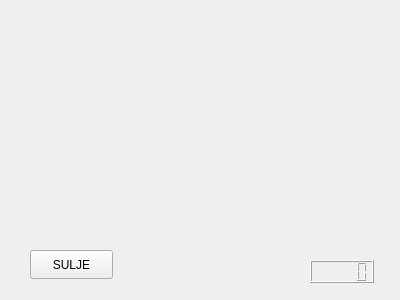
<?xml version="1.0" encoding="UTF-8"?>
<ui version="4.0">
 <class>talletusKuittiWindow</class>
 <widget class="QWidget" name="talletusKuittiWindow">
  <property name="geometry">
   <rect>
    <x>0</x>
    <y>0</y>
    <width>400</width>
    <height>300</height>
   </rect>
  </property>
  <property name="windowTitle">
   <string>Form</string>
  </property>
  <widget class="QLabel" name="labelKuitti">
   <property name="geometry">
    <rect>
     <x>30</x>
     <y>40</y>
     <width>311</width>
     <height>151</height>
    </rect>
   </property>
   <property name="text">
    <string/>
   </property>
  </widget>
  <widget class="QPushButton" name="pushButton">
   <property name="geometry">
    <rect>
     <x>30</x>
     <y>250</y>
     <width>83</width>
     <height>29</height>
    </rect>
   </property>
   <property name="text">
    <string>SULJE</string>
   </property>
  </widget>
  <widget class="QLCDNumber" name="timer">
   <property name="geometry">
    <rect>
     <x>310</x>
     <y>260</y>
     <width>64</width>
     <height>23</height>
    </rect>
   </property>
  </widget>
 </widget>
 <resources/>
 <connections/>
</ui>
